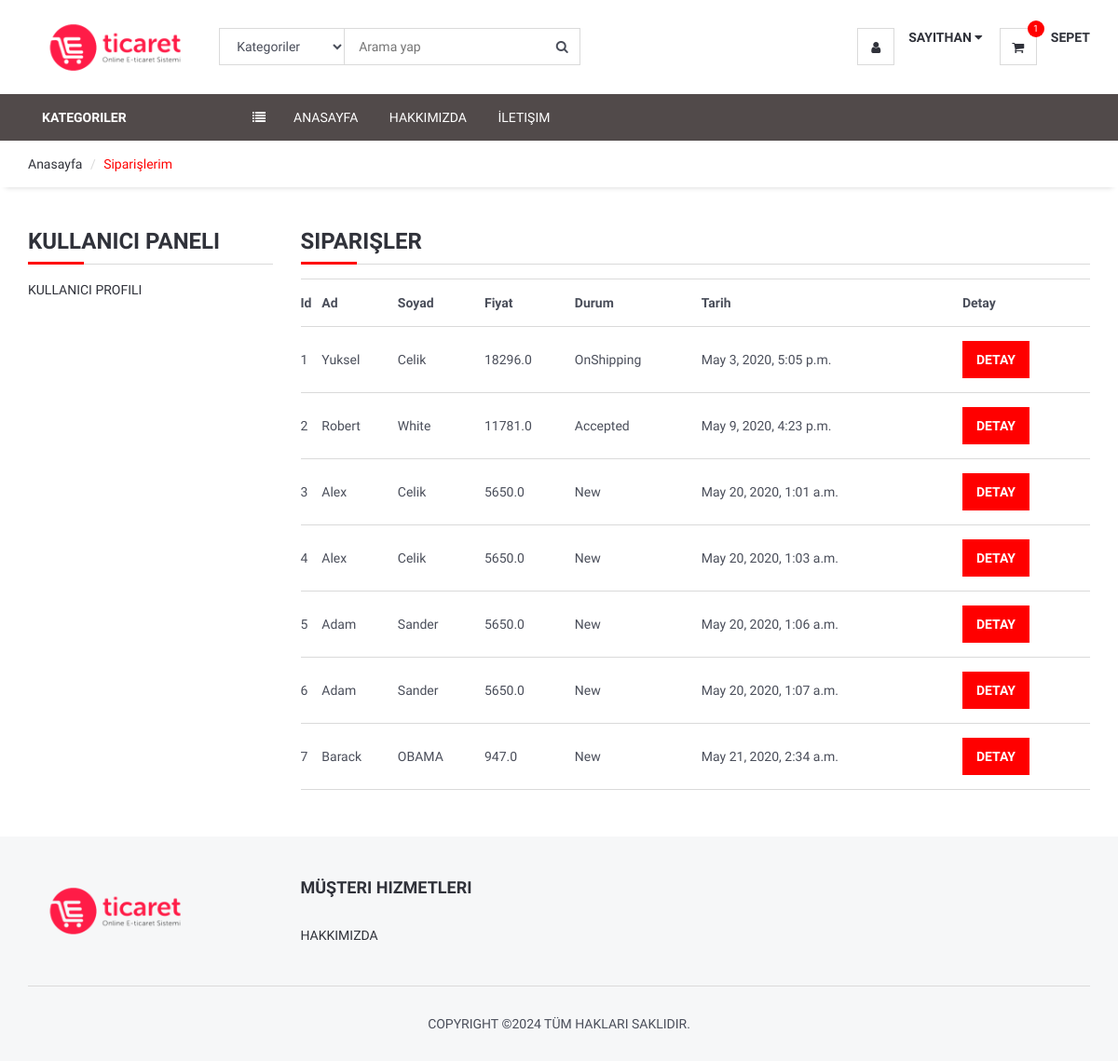
Screenshot of /user/orders/ (signed in) with the database file from the repository.
### order/models.py (models this page shows, shortened)
class Order(models.Model):
    STATUS = (
        ('New', 'New'),
        ('Accepted', 'Accepted'),
        ('Preaparing', 'Preaparing'),
        ('OnShipping', 'OnShipping'),
        ('Completed', 'Completed'),
        ('Canceled', 'Canceled'),
    )
    user = models.ForeignKey(User, on_delete=models.SET_NULL, null=True)
    code = models.CharField(max_length=5, editable=False )
    first_name = models.CharField(max_length=10)
    last_name = models.CharField(max_length=10)
    phone = models.CharField(blank=True, max_length=20)
    address = models.CharField(blank=True, max_length=150)
    city = models.CharField(blank=True, max_length=20)
    country = models.CharField(blank=True, max_length=20)
    total = models.FloatField()
    status=models.CharField(max_length=10,choices=STATUS,default='New')
    ip = models.CharField(blank=True, max_length=20)
    adminnote = models.CharField(blank=True, max_length=100)
    create_at=models.DateTimeField(auto_now_add=True)
    update_at=models.DateTimeField(auto_now=True)

### user/views.py (the view)
# urls.py: path('orders/', views.user_orders, name='user_orders'),
@login_required(login_url='/login') # Check login
def user_orders(request):
    current_user = request.user
    orders=Order.objects.filter(user_id=current_user.id)
    context = {#'category': category,
               'orders': orders,
               }
    return render(request, 'user_orders.html', context)

### home/templatetags/myapptags.py (called while the page is built)
@register.simple_tag
def shopcartcount(userid):
    count = ShopCart.objects.filter(user_id=userid).count()
    return count

### user/templates/user_orders.html (shortened to what this page needs)
{% extends 'homebase.html' %}
{% block sidebar %} {% include 'sidebar.html' %} {% endblock %}
{% block body %}
    <div id="breadcrumb">
        <div class="container">
            <ul class="breadcrumb">
                <li><a href="/">Anasayfa</a></li>
                <li class="active">Siparişlerim</li>
            </ul>
        </div>
    </div>
    <div class="section">
        <div class="container">
            <div class="row">
                <div class="col-md-3">
                    {% include "user_panel.html" %}
                </div>
                <div class="col-md-9">
                    <div class="order-summary clearfix">
                        <div class="section-title">
                            <h3 class="title">Siparişler</h3>
                        </div>
                        <table class="shopping-cart-table table">
                            <tr>
                                <th class="text-left">Id </th>
                                <th class="text-left">Ad </th>
                                <th class="text-left">Soyad </th>
                                <th class="text-left">Fiyat </th>
                                <th class="text-left">Durum</th>
                                <th class="text-left">Tarih </th>
                                <th class="text-left">Detay </th>
                            </tr>
                            {% for rs in orders %}
                                <tr>
                                    <td class="text-left">{{ rs.id}} </td>
                                    <td class="text-left">{{ rs.first_name}} </td>
                                    <td class="text-left">{{ rs.last_name}} </td>
                                    <td class="text-left">{{ rs.total}} </td>
                                    <td class="text-left">{{ rs.status}} </td>
                                    <td class="text-left">{{ rs.create_at}} </td>
                                    <td class="text-left"><a class="primary-btn" href="/user/orderdetail/{{ rs.id }}"> Detay </a></td>
                                </tr>
                            {% endfor %}
                        </table>
                    </div>
                </div>
            </div>
        </div>
    </div>
{% endblock %}

### home/templates/header.html (shortened to what this page needs)
{% load static %}
{% load i18n %}
{% load currency %}
<header>
    <div id="header">
        <div class="container">
            <div class="pull-left">
                <div class="header-logo">
                    <a class="logo" href="{% url 'home' %}">
                        <img src="{% static '' %}img/logo.png" alt="">
                    </a>
                </div>
                <div class="header-search">
                    <form action="/search/" method="post">
                        <input id="query" name="query" class="input search-input" type="text" placeholder="Arama yap">
                        <select name="catid"  class="input search-categories">
                            <option value="0">{% trans "Kategoriler" %}</option>
                        </select>
                        <button class="search-btn"><i class="fa fa-search"></i></button>
                    </form>
                </div>
            </div>
            <div class="pull-right" >
                <ul class="header-btns">
                    <li class="header-account dropdown default-dropdown">
                        {% if user.id is not None %}
                            <div class="dropdown-toggle" role="button" data-toggle="dropdown" aria-expanded="true">
                                <div class="header-btns-icon">
                                    <i class="fa fa-user"></i>
                                </div>
                                <strong class="text-uppercase">{{ user.first_name }} <i class="fa fa-caret-down"></i></strong>
                            </div>
                        {% else %}
                            <a href="{% url 'login' %}" class="text-uppercase">GİRİŞ yap</a> / <a href="{% url 'signup' %}" class="text-uppercase">Kayıt ol</a>
                        {% endif %}
                    </li>
                    <li class="header-cart dropdown default-dropdown">
                        <a href="{% url 'shopcart'%}" >
                            <div class="header-btns-icon">
                                <i class="fa fa-shopping-cart"></i>
                                {% load myapptags %}
                                {% shopcartcount user.id as count %}
                                <span class="qty">{{ count }}</span>
                            </div>
                            <strong class="text-uppercase">{% trans "Sepet" %}</strong>
                            <br>
                        </a>
                    </li>
                </ul>
            </div>
        </div>
    </div>
</header>

### home/static/css/style.css (style rules this page uses)
body { font-family: 'Hind', sans-serif; color: #4A4E5A; overflow-x: hidden; }
h1, h2, h3, h4, h5, h6 { color: #30323A; margin: 0 0 10px; font-weight: 700; }
a { color: #30323A; -webkit-transition: 0.3s color; transition: 0.3s color; }
strong { color: #30323A; }
ul, ol { margin: 0; padding: 0; list-style: none }
.main-btn, .primary-btn { display: inline-block; padding: 10px 15px; text-transform: uppercase; font-weight: 700; border: none; -webkit-transition: 0.3s all; transition: 0.3s all; }
.primary-btn { color: #FFF; background-color: red; }
.input { width: 100%; height: 40px; padding: 0px 15px; border: none; background-color: transparent; -webkit-box-shadow: 0px 0px 0px 1px #DADADA inset, 0px 0px 0px 5px transparent; box-shadow: 0px 0px 0px 1px #DADADA inset, 0px 0px 0px 5px transparent; -webkit-transition: 0.3s all; transition: 0.3s all; }
.section { padding-top: 30px; padding-bottom: 30px; }
.section-title { position: relative; margin-bottom: 15px; margin-top: 15px; border-bottom: 1px solid #DADADA; }
.section-title .title { display: inline-block; text-transform: uppercase; }
.section-title:after { content: ""; position: absolute; left: 0; bottom: -1.5px; height: 3px; width: 60px; background-color: red; }
#breadcrumb { -webkit-box-shadow: 0px 6px 6px -6px rgba(0, 0, 0, 0.175); box-shadow: 0px 6px 6px -6px rgba(0, 0, 0, 0.175); }
.breadcrumb { background-color: transparent; border: none; border-radius: 0px; padding: 15px 0px; margin: 0; }
.breadcrumb>.active { color: red; }
.breadcrumb>li+li:before { color: #DADADA; }
#header { padding-top: 15px; padding-bottom: 15px; }
.header-logo { display: inline-block; margin-right: 15px; }
.header-logo .logo>img { width: 100%; max-height: 70px; }
.header-search { display: inline-block; padding: 15px 0px; max-width: 400px; }
.header-search>form { position: relative; }
.header-search>form .search-input { padding-left: 150px; padding-right: 45px; }
.header-search>form .search-categories { position: absolute; left: 0px; top: 0px; width: 135px; }
.header-search>form .search-btn { position: absolute; top: 0px; right: 0px; width: 40px; height: 40px; background-color: transparent; border: none; }
.header-btns>li { display: inline-block; vertical-align: top; padding: 15px 0px; }
.header-btns>li+li { margin-left: 15px; }
.header-btns>li .header-btns-icon { position: relative; float: left; margin-right: 15px; width: 40px; height: 40px; line-height: 40px; text-align: center; color: #30323A; background-color: #FFF; border: 1px solid #DADADA; }
.header-btns .dropdown-toggle { display: block; cursor: pointer; }
.header-cart .header-btns-icon .qty { position: absolute; right: -9px; top: -9px; width: 18px; height: 18px; line-height: 18px; text-align: center; font-size: 10px; background: red; color: #FFF; border-radius: 50%; }
.shopping-cart-table>tbody>tr>td, .shopping-cart-table>tbody>tr>th, .shopping-cart-table>tfoot>tr>td, .shopping-cart-table>tfoot>tr>th, .shopping-cart-table>thead>tr>td, .shopping-cart-table>thead>tr>th { padding: 15px 0px; vertical-align: middle; border-top: 1px solid #DADADA; }
.shopping-cart-table>tbody>tr:last-child>td { border-bottom: 1px solid #DADADA; }

### rows the page displays
Order: id "1", first_name "Yuksel", last_name "Celik", total "18296.0", status "OnShipping", create_at "May 3, 2020, 5:05 p.m."
Order: id "2", first_name "Robert", last_name "White", total "11781.0", status "Accepted", create_at "May 9, 2020, 4:23 p.m."
Order: id "3", first_name "Alex", last_name "Celik", total "5650.0", status "New", create_at "May 20, 2020, 1:01 a.m."
Order: id "4", first_name "Alex", last_name "Celik", total "5650.0", status "New", create_at "May 20, 2020, 1:03 a.m."
Order: id "5", first_name "Adam", last_name "Sander", total "5650.0", status "New", create_at "May 20, 2020, 1:06 a.m."
Order: id "6", first_name "Adam", last_name "Sander", total "5650.0", status "New", create_at "May 20, 2020, 1:07 a.m."
Order: id "7", first_name "Barack", last_name "OBAMA", total "947.0", status "New", create_at "May 21, 2020, 2:34 a.m."

### other values shown
{{ user.first_name }} "SAYITHAN"
{{ count }} "1"
